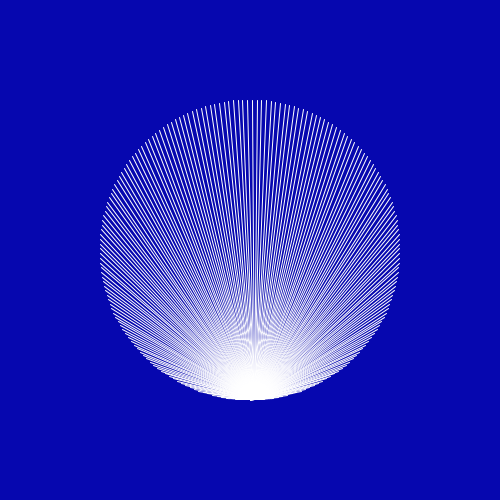
Frame 1 (no input)
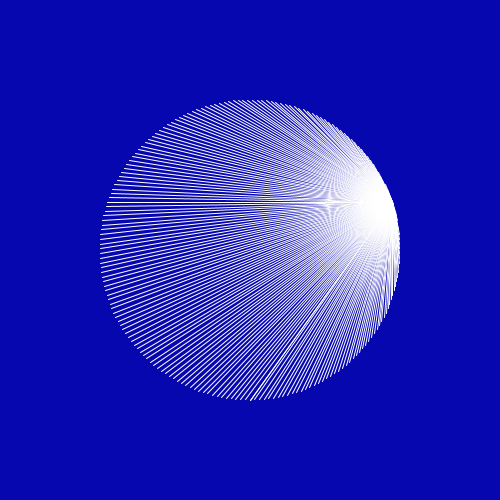
Frame 60 (the mouse pressed at the canvas centre just before this capture)
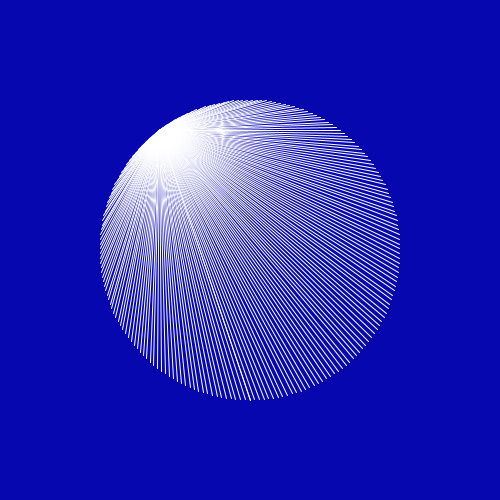
Frame 120 (the mouse held since frame 60 and released just before this capture)

The Processing sketch that drew these frames (run headless with seeded random() and noise(); from frame 60 on, the mouse is pressed at the canvas centre):

// Processing sketch: sketch_17092017
// ── sketch_17092017.pde
float[] positionsX;
float[] positionsY;
int t = 200;
int count = 0;
void setup(){
  size(500,500);
  smooth();
  stroke(255);
  positionsX = new float[t];
  positionsY = new float[t];
  for(int i = 0; i<=t-1; i++){
    float angle = map(i,0,t-1,0,TWO_PI);
    float x = 150*sin(angle);
    float y = 150*cos(angle);
    positionsX[i] = x;
    positionsY[i] = y;
  }
}

void draw(){
  background(6,7,175);
  translate(width/2, height/2);
  count++;
  if(count>=t-1){
    count = 0;
  }
  for(int i = 0; i<=t-1; i++){
    line(positionsX[count],positionsY[count], positionsX[i], positionsY[i]);
  }
}
